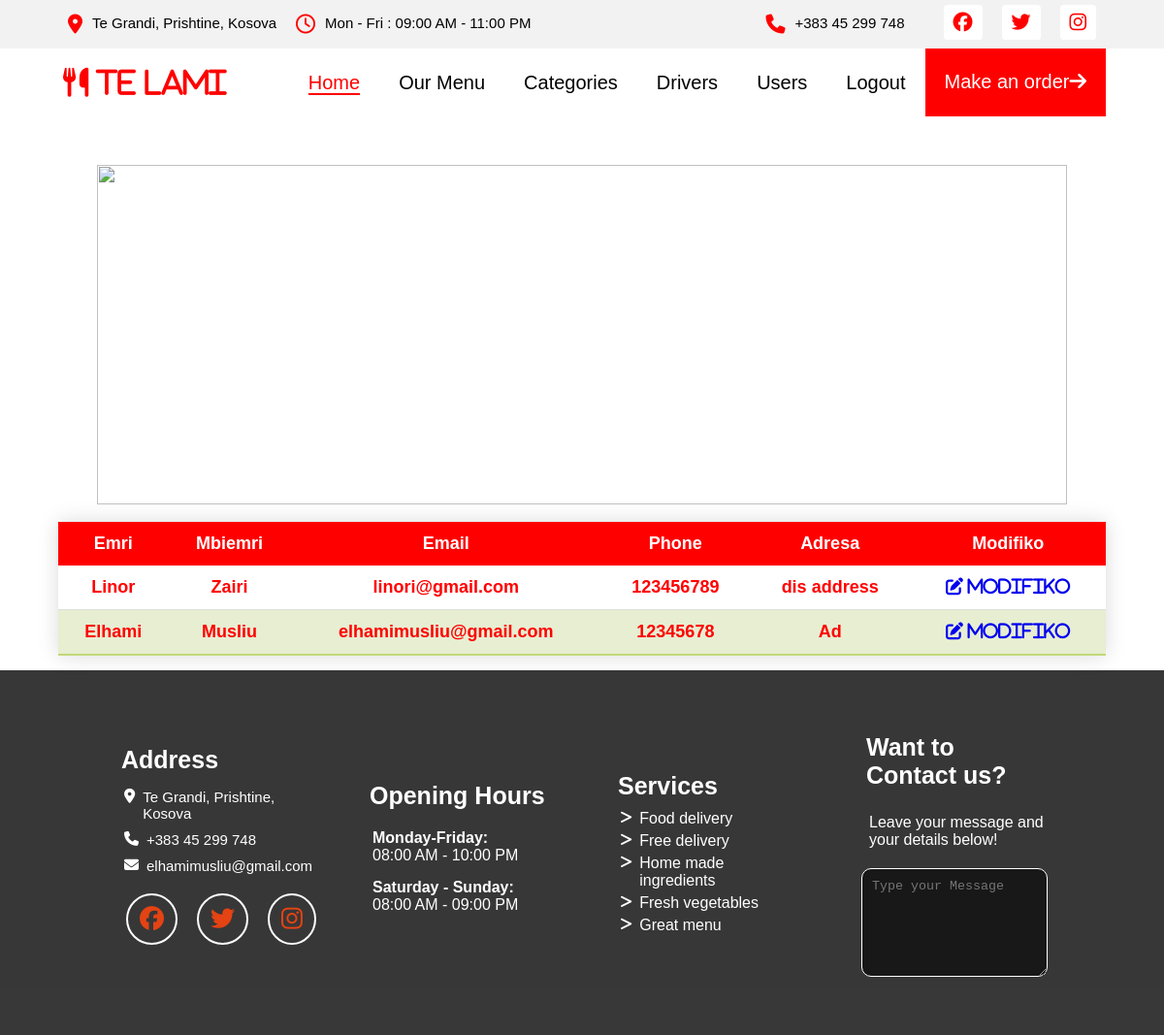
The app's page /userat.php (signed in) with its own data.
### tables this page shows
CREATE TABLE `userat` (
  `userID` int(11) NOT NULL,
  `emri` varchar(100) NOT NULL,
  `mbiemri` varchar(100) NOT NULL,
  `email` varchar(100) NOT NULL,
  `passwordi` varchar(100) NOT NULL,
  `phone` varchar(100) NOT NULL,
  `fotoUseri` varchar(500) DEFAULT NULL,
  `role` tinyint(4) NOT NULL,
  `adresa` varchar(100) NOT NULL
);

### inc/functions.php (called while the page is built, shortened)
<?php
function merrUserat(){
    global $dbconn;
    $sql = "SELECT userID, emri, mbiemri, email, phone, fotoUseri, adresa FROM userat";
    return mysqli_query($dbconn, $sql);
}

### userat.php (the view, shortened to what this page needs)
<?php
    include "inc/header.php";
?>
<head>
    <link rel="stylesheet" href="css/style-table.css">
</head>
<section class="list-entity container">
<div class="image">
        <img src="https://caterease.com/wp-content/uploads/2019/01/Final-Background-For-Login.png" alt="">
    </div>
    <table class="styled-table">
        <thead>
        <tr>
            <th>Emri</th>
            <th>Mbiemri</th>
            <th>Email</th>
            <th>Phone</th>
            <th>Adresa</th>
            <th>Modifiko</th>
        </tr>
        </thead>
        <tbody>
            <?php
            $userat=merrUserat();
            while ($useri = mysqli_fetch_assoc($userat)) {
                $uid=$useri['userID'];
                echo "<tr class='active-row'>";
                echo "<td>". $useri['emri'] . "</td>";
                echo "<td>". $useri['mbiemri'] . "</td>";
                echo "<td>". $useri['email'] . "</td>";
                echo "<td>". $useri['phone'] . "</td>";
                echo "<td>". $useri['adresa'] . "</td>";
                echo "<td><a href='CRUDS/modifiko_user.php?uid={$uid}'>
                <i class='fas fa-edit'> modifiko</i></a></td>";
                echo "</tr>";
            }
            ?>
    </table>
</section>
<?php
    include "inc/footer.php";
?>

### css/style.css (style rules this page uses)
* { margin: 0; padding: 0; }
body { font-size: 15px; font-family: 'Trebuchet MS', 'Lucida Sans Unicode', 'Lucida Grande', 'Lucida Sans', Arial, sans-serif; margin: 0; padding: 0; }
.container { width: 90%; margin: 0 auto; }

### css/style-table.css (style rules this page uses)
.styled-table { border-collapse: collapse; margin: 15px 0; font-size: 18px; font-family: sans-serif; min-width: 1000px; width: 100%; box-shadow: 0 0 20px rgba(0, 0, 0, 0.15); }
.styled-table thead tr { background-color: red; color: #ffffff; text-align: center; }
.styled-table th, .styled-table td { padding: 12px 15px; text-align: center!important; }
.styled-table tbody tr { border-bottom: 1px solid #dddddd; }
.styled-table tbody tr:nth-of-type(even) { background-color: #9eb9473f; }
.styled-table tbody tr:last-of-type { border-bottom: 2px solid #a5c639a2; }
.styled-table tbody tr.active-row { font-weight: bold; color: #a5c639a2; }
.kategorite .styled-table th, .styled-table td { text-align: left; }
.list-entity, .section-shto-modifiko { margin-top: 50px!important; margin: 10px auto; display: flex; flex-direction: column; justify-content: center; align-items: center; }
.image img { width: 1000px; height: 350px; object-fit: cover; }
.image { position: relative; z-index: 5; }
.styled-table tbody tr.active-row { font-weight: bold; color: red; }

### records on screen
userat: emri "Linor", mbiemri "Zairi", email "linori@gmail.com", phone "123456789", adresa "dis address"
userat: emri "Elhami", mbiemri "Musliu", email "elhamimusliu@gmail.com", phone "12345678", adresa "Ad"
